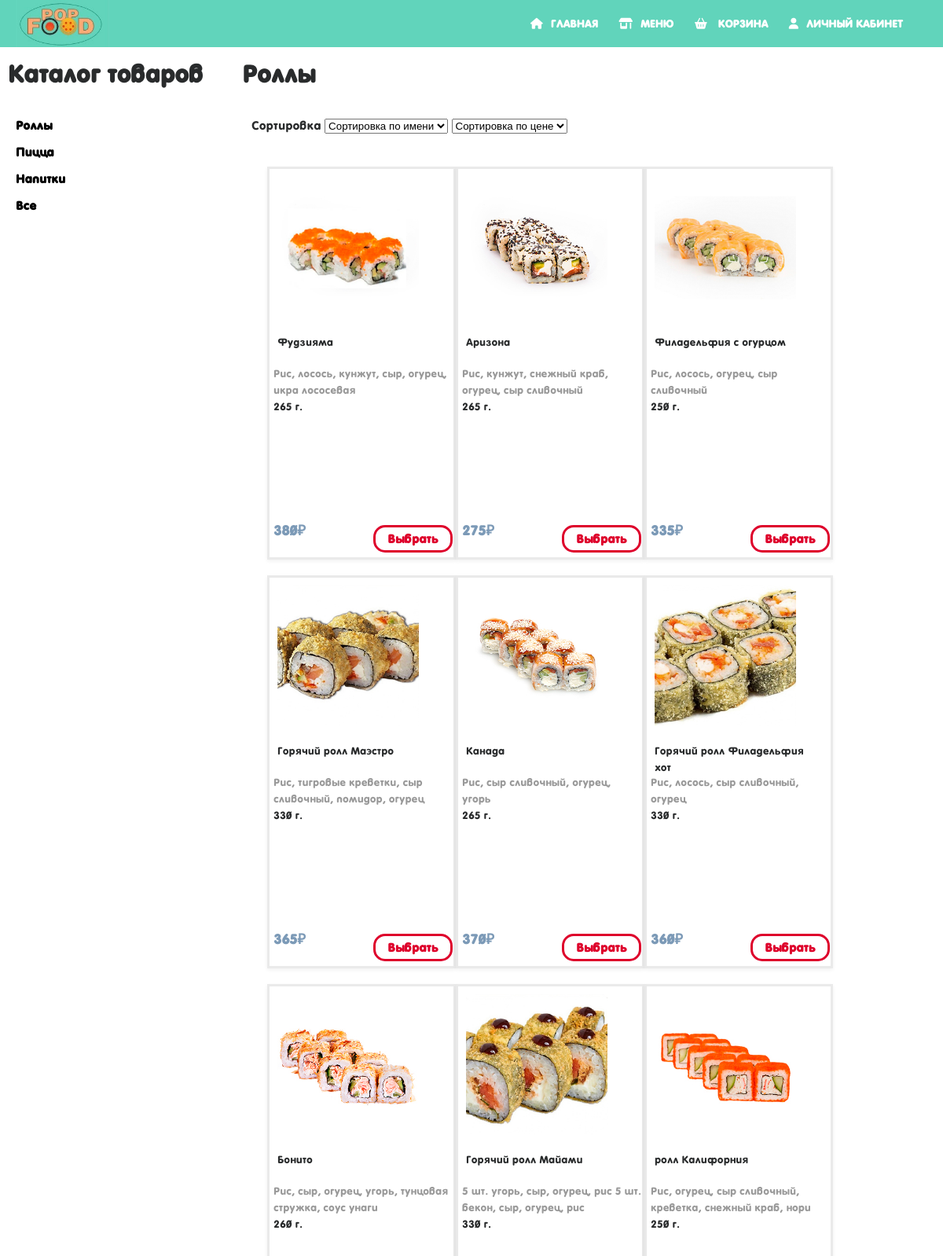
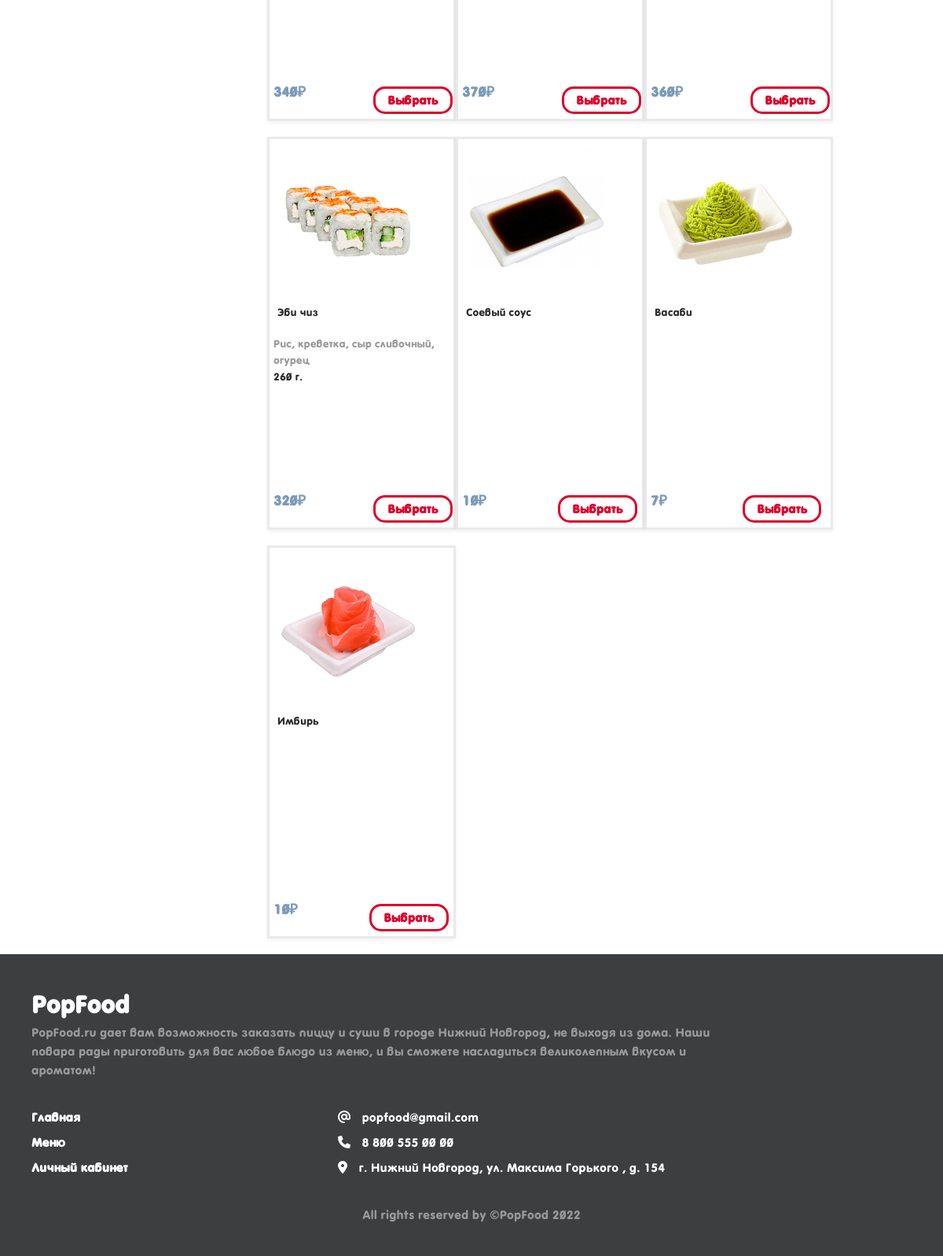
/index.php?page=product_cat&id_cat=1, run on the app's committed database (2 pictures, top to bottom).
### tables this page shows
CREATE TABLE `categories` (
  `id` int NOT NULL,
  `name` varchar(50) NOT NULL,
  `image` varchar(20) NOT NULL
);

CREATE TABLE `products` (
  `id` int NOT NULL,
  `name` varchar(120) NOT NULL,
  `category` int NOT NULL,
  `comp` varchar(200) NOT NULL,
  `imgs` varchar(20) NOT NULL,
  `price` int NOT NULL,
  `weight` varchar(60) NOT NULL
);

### templates/shop.php (the view, shortened to what this page needs)
<h1 class="catLogo">Каталог товаров
	<?php
	if (!isset($_GET['id_cat'])) {
	} else {
		$cat = $_GET['id_cat'];
		$sql_cat=$link->query("SELECT `name` FROM `categories` WHERE `id`= $cat");
		foreach ($sql_cat as $cat):
			echo " → ".$cat['name'];
		endforeach;
	}
	?>
</h1>
<div class="shop">
	<div class="shopCat">
		<ul>
			<?php
			$sql_cat=$link->query("SELECT * FROM `categories`");
			foreach ($sql_cat as $cat): ?>
				<li class="catlileft"><a class="catleft" href="index.php?page=product_cat&id_cat=<?php echo $cat['id']?>" title="<?php echo $cat['name']?>"><?php echo $cat['name']?></a></li>
			<?php endforeach; ?>
			<li><a class="catleft" href="index.php?page=product_cat&id_cat=0">Все</a></li>
		</ul>
	</div>
	<div class="rightBlockShop">
		<div class="right_nav">
			<div class="sort">
				<form action="">
					Сортировка
					<select onchange="location=value">
						<option value="" selected="selected">Сортировка по имени</option>
					</select>
					<select onchange="location=value">
						<option value="" selected="selected">Сортировка по цене</option>
					</select>
				</form>
			</div>
		</div>
		<div class="blockShop">
			<?php foreach ($sql as $good): ?>
				<div class="shopUnit">
					<div class="imageProd">
						<a href="index.php?page=openProduct&id=<?php echo $good['id'] ?>" class="shopUnitMore"><img  width="200px" height="200px" src="<?php echo $good['imgs']; ?>"alt=""> </a>
					</div>
					<div class="chatacteristicsShop">
						<div class="name">
							<?php echo $good['name'] ?>
						</div>
						<div class="manufacturer">
							<?php echo $good['comp'] ?>
						</div>
						<div class="weight">
							<?php echo $good['weight'] ?>
						</div>
					</div>
					<div class="price" style=" width: 100%; display:flex; justify-content: space-between;"><h4>
						<?php
						echo '<a class="Price"> '.$good['price'].'₽ </a>';
						?>
					</h4>
					<div class="actionShop">
						<a href="index.php?page=openProduct&id=<?php echo $good['id'] ?>" class="shopUnitMore">Выбрать</a>
					</div>
				</div>
			</div>
		<?php endforeach; ?>
	</div>
</div>
</div>

### templates/header.php (shortened to what this page needs)
<!DOCTYPE html>
<html lang="ru">
<head>
	<link rel="stylesheet" type="text/css" href="styles/footer.css">
	<link rel="stylesheet" type="text/css" href="styles/header.css">
	<link rel="stylesheet" type="text/css" href="styles/main.css">
	<link rel="stylesheet" type="text/css" href="styles/page.css">
	<link rel="stylesheet" type="text/css" href="styles/shop.css">
	<link rel="stylesheet" type="text/css" href="styles/openProduct.css">
	<link rel="stylesheet" type="text/css" href="authorization/css/main.css">
	<link rel="stylesheet" href="styles/basket.css">
</head>
<body>
	<nav>
		<a class="navbar-brand" href="index.php?page=index"><img src="imgs/logo1.jpg" alt=" " class="d-inline-block align-text-bottom "></a>
		<ul>
			<li><a class="headerA" href="index.php?page=index"><i class="iconNav fa-solid fa-house"></i>Главная</a></li>
			<li><a class="headerA" href="index.php?page=shop"><i class="iconNav fa-solid fa-shop"></i>Меню</a></li>
			<li><a class="headerA" href="#openModal"> <i class="iconNav fa-solid fa-basket-shopping"></i> Корзина</a></li>
			<li><a class="headerA" href="index.php?page=login"><i class="iconNav fa-solid fa-user"></i>Личный Кабинет</a></li>
		</ul>
	</nav>

### index.php (shortened to what this page needs)
<?php
require 'templates/header.php';
?>
<div id="content">
	<?php
	require('connect.php');
	$page = $_GET['page'];
	if(!isset($page) || $page === "index"){
		require ('templates/main.php');
	}
	elseif ($page === "shop"){
		$sql=$link->query("SELECT * FROM products");
		require('templates/shop.php');
	}
	elseif($page=='product_cat') {
			$sql_text= $_SESSION['sql'];
			$sql= $link->query($sql_text);
			require ('templates/shop.php');
		}
		elseif($page=='register') {
			require ('authorization/register.php');
		}
		elseif($page=='login') {
			require ('authorization/login.php');
		}  elseif($page=='profile') {
			require ('authorization/profile.php');
		} elseif($page=='admin') {
			require ('authorization/admin.php');
		} elseif($page=='change') {
			require ('authorization/change.php');
		} elseif($page=='reviews') {
			require ('authorization/reviews.php');
		} else if ($page === 'address') {
			require 'authorization/address.php';
		}
		?>
	</div>
	<?php
	require('templates/footer.php');
	?>

### templates/footer.php (shortened to what this page needs)
    <footer class="footer">
       <div class="l-footer">
          <h1>PopFood</h1>
          <p>
             PopFood.ru дает вам возможность заказать пиццу и суши в городе Нижний Новгород, не выходя из дома.
             Наши повара рады приготовить для вас любое блюдо из меню, и вы сможете насладиться великолепным вкусом и ароматом!
         </p>
     </div>
     <ul class="r-footer">
         <li class="footerInfo">
            <ul class="box">
               <li><a href="index.php?page=index">Главная</a></li>
               <li><a href="index.php?page=shop">Меню</a></li>
               <li><a href="index.php?page=profile">Личный кабинет</a></li>
               <li> </li>
           </ul>
       </li>
       <li class="features">
        <ul class="box h-box">
           <li> <i class="iconNav fa-solid fa-at"></i> popfood@gmail.com</li>
           <li> <i class="iconNav fa-solid fa-phone"></i> 8 800 555 00 00</li>
           <li> <i class="iconNav fa-solid fa-location-dot"></i> г. Нижний Новгород, ул. Максима Горького , д. 154</li>
       </ul>
   </li>
</ul>
<div class="b-footer">
 <p>
 All rights reserved by ©PopFood 2022 </p>
</div>
</footer>
</body>
</html>

### styles/footer.css (style rules this page uses)
*, *:before, *:after { box-sizing: border-box; }
body { display: grid; }
.footerInfo li { width: auto; }
.footer { font-family: 'VAG Round Cyrillic', serif; width: 100%; display: b; flex-flow: row wrap; padding: 40px; color: #fff; background-color: #3c3e40; }
.footer > * { flex: 1 100%; }
.l-footer { margin-right: 1.25em; margin-bottom: 2em; }
.footer ul { list-style: none; padding-left: 0; }
.footer li { line-height: 2em; min-width: 370px; }
.footer a { text-decoration: none; }
.r-footer { display: flex; flex-flow: row wrap; }
.r-footer > * { flex: 1 50%; margin-right: 1.25em; }
.box a { color: #fff; }
.h-box { column-count: 1; column-gap: 1.25em; }
.b-footer { text-align: center; color: #999; }
.l-footer p { padding-right: 20%; color: #999; }
@media screen and (min-width: 600px) { .r-footer > * { flex: 1; } }
@media screen and (min-width: 600px) { .features { flex-grow: 2; } }
@media screen and (min-width: 600px) { .l-footer { flex: 1 0px; } }
@media screen and (min-width: 600px) { .r-footer { flex: 2 0px; } }

### styles/header.css (style rules this page uses)
nav { height: 60px; width: 100%; background-color: #61d4bb; }
.navbar-brand { padding: 0px; font-family: 'VAG Round Cyrillic'; }
.navbar-brand img { margin-left: 20px; height: 60px; }
nav ul { float: right; margin-right: 40px; }
nav li { display: inline-block; margin: 0 0px; line-height: 60px; }
nav a { color: #fff; font-size: 14px; text-transform: uppercase; border: 1px solid transparent; padding: 7px 10px; border-radius: 3px; }
.iconNav { padding-right: 10px; }

### styles/main.css (style rules this page uses)
#content { min-height: 600px; width: 100%; margin: 0 auto; }

### styles/page.css (style rules this page uses)
* { padding: 0; margin: 0; text-decoration: none; list-style: none; }
body { font-family: 'M PLUS Rounded 1c', sans-serif; }

### styles/shop.css (style rules this page uses)
.catLogo { font-family: 'VAG Round Cyrillic', serif; margin: 10px; }
.catlileft { font-family: 'VAG Round Cyrillic', serif; margin-bottom: 10px; }
.catleft { color: #000; }
.shop { font-family: 'VAG Round Cyrillic', serif; width: 100%; padding: 20px; display: flex; }
.imageProd img { max-width: 200px; height: auto; max-height: 200px; padding-left: 10px; padding-right: 10px; padding-top: 10px; }
.imageProd { height: 200px; }
.blockShop { margin-top: 20px; margin-left: 20px; }
.shopUnit { margin-top: 20px; box-shadow: 0 2px 5px 0 rgba(0, 0, 0, 0.06); position: relative; float: left; padding: 0px; border: 3px solid rgba(225, 225, 225, 0.7); width: 240px; height: 500px; transition: all .3s; }
.shopCat { min-width: 300px; height: 400px; }
.chatacteristicsShop { font-family: 'VAG Round Cyrillic', serif; font-size: 14px; height: : 130px; }
.actionShop a { margin-left: 85px; font-family: 'VAG Round Cyrillic', serif; padding: 6px; padding-right: 15px; padding-left: 15px; font-size: 16px; border: 3px solid #de002b; color: #de002b; border-radius: 15px; }
.actionShop { width: 240px; text-align: center; margin: 0 auto; margin-bottom: 10px; margin-top: 10px; }
.price { font-family: 'VAG Round Cyrillic', serif; font-size: 18px; position: absolute; padding-left: 5px; width: 100%; bottom: 0; }
.name { height: 50px; padding: 10px; }
.manufacturer { padding-left: 5px; color: #999999; }
.weight { padding-left: 5px; }

### authorization/css/main.css (style rules this page uses)
a { color: #7c9ab7; font-weight: bold; text-decoration: none; }

### styles/basket.css (style rules this page uses)
body { font-family: 'VAG Round Cyrillic', serif; font-size: 16px; font-weight: 400; line-height: 1.5; color: #292b2c; background-color: #fff; }

### data on the page
categories: name "Роллы"
categories: name "Пицца"
categories: name "Напитки"
products: shows a picture, name "Фудзияма", comp "Рис, лосось, кунжут, сыр, огурец, икра лососевая", weight "265 г.", price "380"
products: shows a picture, name "Аризона", comp "Рис, кунжут, снежный краб, огурец, сыр сливочный", weight "265 г.", price "275"
products: shows a picture, name "Филадельфия с огурцом", comp "Рис, лосось, огурец, сыр сливочный", weight "250 г.", price "335"
products: shows a picture, name "Горячий ролл Маэстро", comp "Рис, тигровые креветки, сыр сливочный, помидор, огурец", weight "330 г.", price "365"
products: shows a picture, name "Канада", comp "Рис, сыр сливочный, огурец, угорь", weight "265 г.", price "370"
products: shows a picture, name "Горячий ролл Филадельфия хот", comp "Рис, лосось, сыр сливочный, огурец", weight "330 г.", price "360"
products: shows a picture, name "Бонито", comp "Рис, сыр, огурец, угорь, тунцовая стружка, соус унаги", weight "260 г.", price "340"
products: shows a picture, name "Горячий ролл Майами", comp "5 шт. угорь, сыр, огурец, рис 5 шт. бекон, сыр, огурец, рис", weight "330 г.", price "370"
products: shows a picture, name "ролл Калифорния", comp "Рис, огурец, сыр сливочный, креветка, снежный краб, нори", weight "250 г.", price "360"
products: shows a picture, name "Эби чиз", comp "Рис, креветка, сыр сливочный, огурец", weight "260 г.", price "320"
products: shows a picture, name "Соевый соус", price "10"
products: shows a picture, name "Васаби", price "7"
products: shows a picture, name "Имбирь", price "10"
